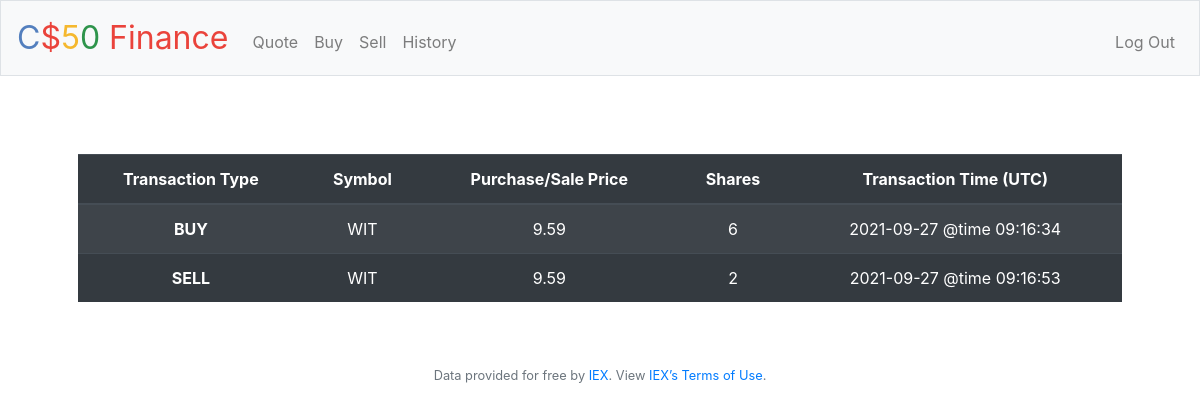
The app's page /history (signed in) with its own data.
### tables this page shows
CREATE TABLE orders (id INTEGER, user_id NUMERIC NOT NULL, symbol TEXT NOT NULL,             shares NUMERIC NOT NULL, price NUMERIC NOT NULL, timestamp TEXT, PRIMARY KEY(id),             FOREIGN KEY(user_id) REFERENCES users(id));

### application.py (the view)
@app.route("/history")
@login_required
def history():
    rows = db.execute("SELECT symbol, shares, price, timestamp FROM orders WHERE user_id = ?", session["user_id"])
    return render_template("history.html", rows = rows)

### application.py (called while the page is built)
@app.after_request
def after_request(response):
    response.headers["Cache-Control"] = "no-cache, no-store, must-revalidate"
    response.headers["Expires"] = 0
    response.headers["Pragma"] = "no-cache"
    return response

### helpers.py (called while the page is built)
def login_required(f):
    @wraps(f)
    def decorated_function(*args, **kwargs):
        if session.get("user_id") is None:
            return redirect("/login")
        return f(*args, **kwargs)
    return decorated_function

### templates/history.html (shortened to what this page needs)
{% extends "layout.html" %}
{% block main %}
        <table style='margin-top: 30px' class="table table-striped table-dark">
      <thead>
        <tr>
          <th scope="col"> Transaction Type </th>
          <th scope="col"> Symbol </th>
          <th scope="col"> Purchase/Sale Price </th>
          <th scope="col"> Shares </th>
          <th scope="col"> Transaction Time (UTC) </th>
        </tr>
      </thead>
      <tbody>
        {% for row in rows %}
        <tr>
          <th scope="row">
              {{ "BUY" if row["shares"] > 0 else "SELL" }}
          </th>
          <td>  {{ row["symbol"] }}  </td>
          <td>  {{ row["price"] }}  </td>
          <td>  {{ row["shares"]|abs }}  </td>
          <td>  {{ row["timestamp"] }}  </td>
        </tr>
        {% endfor %}
      </body>
{% endblock %}

### records on screen
orders: shares "BUY", symbol "WIT", price "9.59", shares|abs "6", timestamp "2021-09-27 @time 09:16:34"
orders: shares "SELL", symbol "WIT", price "9.59", shares|abs "2", timestamp "2021-09-27 @time 09:16:53"
